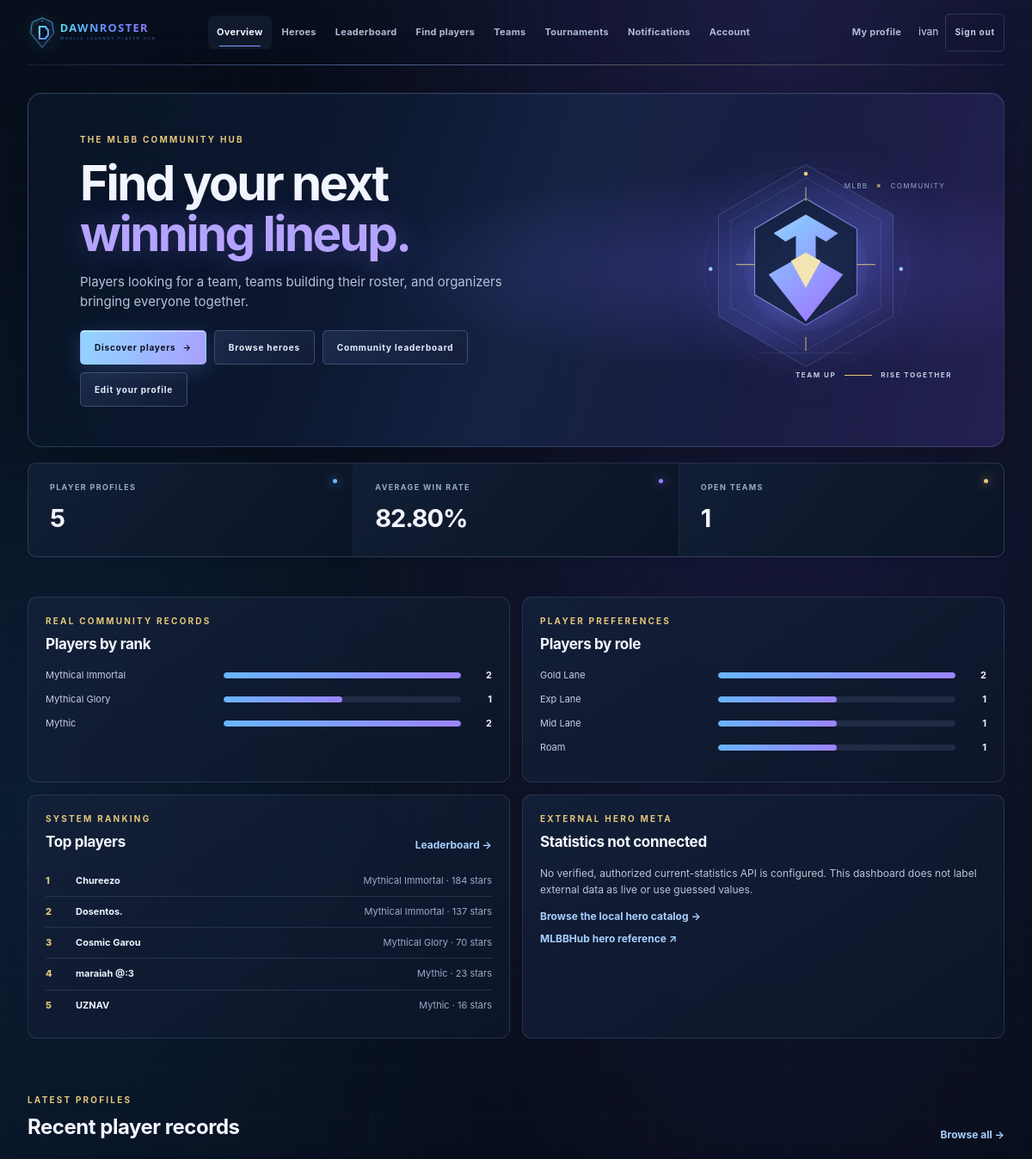
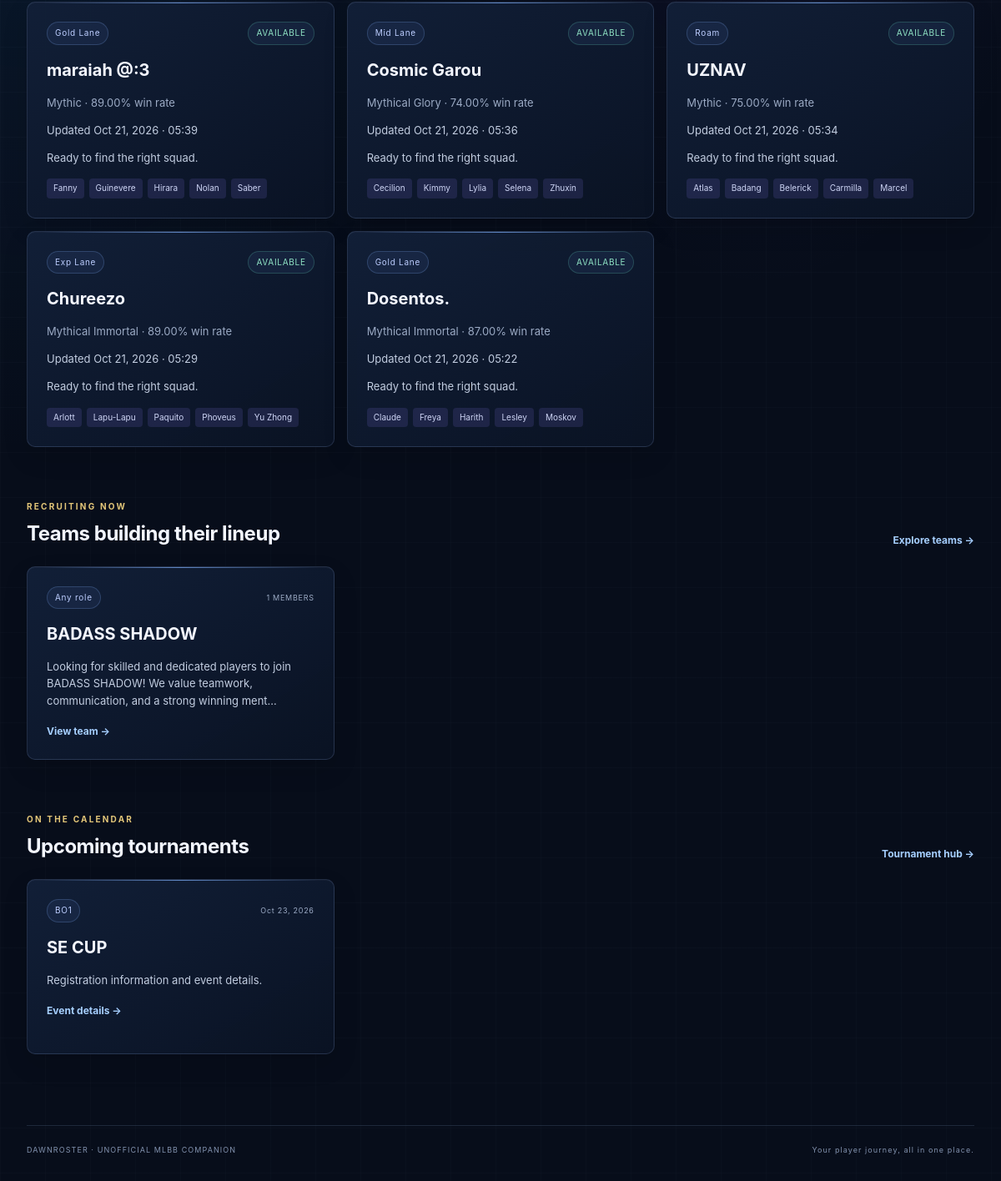
Screenshot of / (signed in) with the database file from the repository (2 pictures, top to bottom).
### myapp/models.py (models this page shows, shortened)
class Player(models.Model):
    owner = models.OneToOneField(
        settings.AUTH_USER_MODEL,
        related_name='player_profile',
        on_delete=models.CASCADE,
        null=True,
        blank=True,
    )
    player_id = models.BigIntegerField()
    server = models.IntegerField()
    ign = models.CharField(max_length=100)
    main_role = models.CharField(max_length=20)
    highest_rank = models.CharField(max_length=50)
    highest_stars = models.PositiveIntegerField(default=0)
    current_rank = models.CharField(max_length=50)
    current_stars = models.PositiveIntegerField(default=0)
    win_rate = models.DecimalField(max_digits=5, decimal_places=2)
    biography = models.TextField(blank=True, max_length=600)
    preferred_play_style = models.CharField(max_length=80, blank=True)
    available_for_team = models.BooleanField(default=True)
    main_heroes = models.ManyToManyField(
        'Hero',
        through='PlayerHero',
        related_name='players',
        blank=True,
    )
    updated_at = models.DateTimeField(auto_now=True)
    class Meta:
        ordering = ('ign',)
        constraints = [
            models.UniqueConstraint(
                fields=('player_id', 'server'),
                name='unique_player_id_per_server',
            ),
        ]

class Hero(models.Model):
    name = models.CharField(max_length=80, unique=True)
    role = models.CharField(max_length=20, blank=True)
    portrait = models.CharField(
        max_length=255,
        blank=True,
        help_text='Optional local static asset path; leave blank to use initials.',
    )
    portrait_url = models.URLField(
        blank=True,
        help_text='Optional Mobile Legends hero portrait URL; leave blank to use the local fallback.',
    )
    is_active = models.BooleanField(default=True)
    class Meta:
        ordering = ('name',)

class Team(models.Model):
    name = models.CharField(max_length=80, unique=True)
    description = models.TextField(blank=True, max_length=600)
    owner = models.ForeignKey(
        settings.AUTH_USER_MODEL,
        related_name='owned_teams',
        on_delete=models.PROTECT,
    )
    recruiting = models.BooleanField(default=True)
    preferred_role = models.CharField(max_length=20, blank=True)
    minimum_rank = models.CharField(max_length=50, blank=True)
    created_at = models.DateTimeField(auto_now_add=True)
    class Meta:
        ordering = ('name',)

class Tournament(models.Model):
    class Status(models.TextChoices):
        UPCOMING = 'upcoming', 'Upcoming'
        REGISTRATION_CLOSED = 'registration_closed', 'Registration closed'
        COMPLETED = 'completed', 'Completed'
    name = models.CharField(max_length=100)
    description = models.TextField(blank=True, max_length=2000)
    organizer = models.ForeignKey(
        settings.AUTH_USER_MODEL,
        related_name='organized_tournaments',
        on_delete=models.PROTECT,
    )
    starts_at = models.DateTimeField()
    registration_deadline = models.DateTimeField()
    format = models.CharField(max_length=60, blank=True)
    status = models.CharField(max_length=24, choices=Status.choices, default=Status.UPCOMING)
    teams = models.ManyToManyField(Team, through='TournamentEntry', related_name='tournaments', blank=True)
    created_at = models.DateTimeField(auto_now_add=True)
    class Meta:
        ordering = ('starts_at', 'name')

### myapp/views.py (the view)
# urls.py: path('', views.index, name='index'),
@login_required
def index(request):
    players = Player.objects.filter(
        owner__isnull=False,
        available_for_team=True,
    ).select_related('owner').prefetch_related('main_heroes').order_by('-updated_at', 'ign')
    teams = Team.objects.filter(recruiting=True).select_related('owner').prefetch_related('memberships')
    tournaments = Tournament.objects.exclude(status=Tournament.Status.COMPLETED)
    avg_win_rate = players.filter(
        win_rate__gte=0,
        win_rate__lte=100,
    ).aggregate(avg_win_rate=Avg('win_rate'))['avg_win_rate'] or 0
    rank_distribution = list(
        players.values('current_rank').annotate(total=Count('pk')).order_by(
            _rank_order_expression().desc()
        )
    )
    role_distribution = list(
        players.values('main_role').annotate(total=Count('pk')).order_by('-total', 'main_role')
    )
    for distribution in (rank_distribution, role_distribution):
        max_count = max((item['total'] for item in distribution), default=0)
        for item in distribution:
            item['percentage'] = round(item['total'] / max_count * 100) if max_count else 0
    top_ranked_players = Player.objects.filter(
        owner__isnull=False,
        available_for_team=True,
    ).select_related('owner').order_by(
        _rank_order_expression().desc(),
        '-current_stars',
        '-win_rate',
        'ign',
    )[:5]
    legacy_players = Player.objects.none()
    if UserProfile.objects.filter(user=request.user, is_team_staff=True).exists():
        legacy_players = Player.objects.filter(
            owner__isnull=True,
            available_for_team=True,
        ).order_by('-updated_at', 'ign')[:6]
    return render(request, 'dashboard.html', {
        'players': players[:6],
        'legacy_players': legacy_players,
        'teams': teams[:6],
        'tournaments': tournaments[:4],
        'total_players': players.count(),
        'total_teams': teams.count(),
        'avg_win_rate': avg_win_rate,
        'rank_distribution': rank_distribution,
        'role_distribution': role_distribution,
        'top_ranked_players': top_ranked_players,
        'my_player': Player.objects.filter(owner=request.user).first(),
    })

### templates/dashboard.html (shortened to what this page needs)
{% extends 'community/base.html' %}
{% load static %}
{% block content %}
<section class="hero">
    <div class="hero-text">
        <p class="eyebrow">THE MLBB COMMUNITY HUB</p>
        <h1>Find your next<br><span>winning lineup.</span></h1>
        <p>Players looking for a team, teams building their roster, and organizers bringing everyone together.</p>
        <div class="hero-actions">
            <a class="button button-primary" href="{% url 'player-discovery' %}">Discover players <span aria-hidden="true">→</span></a>
            <a class="button button-outline" href="{% url 'hero-catalog' %}">Browse heroes</a>
            <a class="button button-outline" href="{% url 'player-leaderboard' %}">Community leaderboard</a>
            {% if my_player %}<a class="button button-outline" href="{% url 'player-profile' %}">Edit your profile</a>
            {% else %}<a class="button button-outline" href="{% url 'player-profile' %}">Create player profile</a>{% endif %}
        </div>
    </div>
    <div class="hero-visual" aria-hidden="true">
        <img class="hero-crest" src="{% static 'myapp/arena-crest.svg' %}" alt="">
        <div class="hero-visual-label"><span>TEAM UP</span><i></i><span>RISE TOGETHER</span></div>
        <div class="hero-visual-index">MLBB <b>×</b> COMMUNITY</div>
    </div>
</section>
<section class="stats-row" aria-label="Community overview">
    <article class="stat"><span>PLAYER PROFILES</span><strong>{{ total_players }}</strong></article>
    <article class="stat"><span>AVERAGE WIN RATE</span><strong>{{ avg_win_rate|floatformat:2 }}%</strong></article>
    <article class="stat"><span>OPEN TEAMS</span><strong>{{ total_teams }}</strong></article>
</section>
<section class="analytics-grid" aria-label="Community analytics">
    <article class="analytics-panel">
        <div class="section-title"><div><p class="eyebrow">REAL COMMUNITY RECORDS</p><h2>Players by rank</h2></div></div>
        {% for item in rank_distribution %}
            <div class="distribution-row"><span>{{ item.current_rank }}</span><div class="distribution-track" role="img" aria-label="{{ item.total }} player{{ item.total|pluralize }}"><i style="width: {{ item.percentage }}%"></i></div><strong>{{ item.total }}</strong></div>
        {% empty %}<p class="muted">No opted-in player profiles yet.</p>{% endfor %}
    </article>
    <article class="analytics-panel">
        <div class="section-title"><div><p class="eyebrow">PLAYER PREFERENCES</p><h2>Players by role</h2></div></div>
        {% for item in role_distribution %}
            <div class="distribution-row"><span>{{ item.main_role }}</span><div class="distribution-track" role="img" aria-label="{{ item.total }} player{{ item.total|pluralize }}"><i style="width: {{ item.percentage }}%"></i></div><strong>{{ item.total }}</strong></div>
        {% empty %}<p class="muted">No opted-in player profiles yet.</p>{% endfor %}
    </article>
    <article class="analytics-panel">
        <div class="section-title"><div><p class="eyebrow">SYSTEM RANKING</p><h2>Top players</h2></div><a class="text-link" href="{% url 'player-leaderboard' %}">Leaderboard →</a></div>
        {% for player in top_ranked_players %}
            <div class="top-player-row"><span class="top-player-rank">{{ forloop.counter }}</span><strong>{{ player.ign }}</strong><span>{{ player.current_rank }} · {{ player.current_stars }} stars</span></div>
        {% empty %}<p class="muted">Opted-in player profiles will appear here.</p>{% endfor %}
    </article>
    <article class="analytics-panel meta-unavailable">
        <div class="section-title"><div><p class="eyebrow">EXTERNAL HERO META</p><h2>Statistics not connected</h2></div></div>
        <p>No verified, authorized current-statistics API is configured. This dashboard does not label external data as live or use guessed values.</p>
        <a class="text-link" href="{% url 'hero-catalog' %}">Browse the local hero catalog →</a>
        <a class="text-link" href="https://mlbbhub.com/heroes" target="_blank" rel="noopener noreferrer">MLBBHub hero reference ↗</a>
    </article>
</section>
<section class="content-section">
    <div class="section-title"><div><p class="eyebrow">LATEST PROFILES</p><h2>Recent player records</h2></div><a class="text-link" href="{% url 'player-discovery' %}">Browse all →</a></div>
    <div class="card-grid">
        {% for player in players %}
            <article class="community-card">
                <div class="card-overline"><span class="role-chip">{{ player.main_role }}</span><span class="availability">AVAILABLE</span></div>
                <h3>{{ player.ign }}</h3>
                <p class="muted">{{ player.current_rank }} · {{ player.win_rate }}% win rate</p>
                <p class="record-updated">Updated {{ player.updated_at|date:"M j, Y · H:i" }}</p>
                <p>{{ player.biography|default:"Ready to find the right squad."|truncatechars:120 }}</p>
                <div class="hero-tags">{% for hero in player.main_heroes.all %}<span>{{ hero.name }}</span>{% endfor %}</div>
            </article>
        {% empty %}
            <div class="empty-state"><h3>Start the player board</h3><p>Create your player profile and choose your five main heroes to become discoverable.</p><a class="text-link" href="{% url 'player-profile' %}">Create your profile →</a></div>
        {% endfor %}
    </div>
</section>
<section class="content-section">
    <div class="section-title"><div><p class="eyebrow">RECRUITING NOW</p><h2>Teams building their lineup</h2></div><a class="text-link" href="{% url 'teams' %}">Explore teams →</a></div>
    <div class="card-grid">
        {% for team in teams %}
            <article class="community-card team-card"><div class="card-overline"><span class="role-chip">{{ team.preferred_role|default:"Any role" }}</span><span>{{ team.memberships.count }} MEMBERS</span></div><h3>{{ team.name }}</h3><p>{{ team.description|default:"A team looking for its next teammate."|truncatechars:125 }}</p><a class="text-link" href="{% url 'team-detail' team.pk %}">View team →</a></article>
        {% empty %}<div class="empty-state"><h3>No recruiting teams yet</h3><p>Create a team profile to start building your lineup.</p><a class="text-link" href="{% url 'teams' %}">Create a team →</a></div>{% endfor %}
    </div>
</section>
<section class="content-section">
    <div class="section-title"><div><p class="eyebrow">ON THE CALENDAR</p><h2>Upcoming tournaments</h2></div><a class="text-link" href="{% url 'tournaments' %}">Tournament hub →</a></div>
    <div class="card-grid">
        {% for tournament in tournaments %}<article class="community-card"><div class="card-overline"><span class="role-chip">{{ tournament.format|default:"MLBB tournament" }}</span><span>{{ tournament.starts_at|date:"M j, Y" }}</span></div><h3>{{ tournament.name }}</h3><p>{{ tournament.description|default:"Registration information and event details."|truncatechars:120 }}</p><a class="text-link" href="{% url 'tournament-detail' tournament.pk %}">Event details →</a></article>
        {% empty %}<div class="empty-state"><h3>No tournaments published</h3><p>Organizers can publish a tournament with real registration and team entries.</p><a class="text-link" href="{% url 'tournaments' %}">Open tournaments →</a></div>{% endfor %}
    </div>
</section>
{% endblock %}

### templates/community/base.html (shortened to what this page needs)
{% load static %}
<!DOCTYPE html>
<html lang="en" data-theme="dark">
<head>
    <link rel="stylesheet" href="{% static 'myapp/theme.css' %}">
    <link rel="stylesheet" href="{% static 'myapp/community.css' %}?v=3">
</head>
<body>
    <div class="app-shell">
        <header class="site-header">
            <a class="site-brand" href="{% url 'index' %}" aria-label="DawnRoster home">
                <img class="site-logo" src="{% static 'myapp/dawnroster-logo.svg' %}" alt="DawnRoster — Mobile Legends Player Hub" width="400" height="80">
            </a>
            <nav class="site-nav" aria-label="Main navigation">
                <a href="{% url 'index' %}" {% if request.resolver_match.url_name == 'index' %}aria-current="page"{% endif %}>Overview</a>
                <a href="{% url 'hero-catalog' %}" {% if request.resolver_match.url_name == 'hero-catalog' or request.resolver_match.url_name == 'hero-detail' %}aria-current="page"{% endif %}>Heroes</a>
                <a href="{% url 'player-leaderboard' %}" {% if request.resolver_match.url_name == 'player-leaderboard' %}aria-current="page"{% endif %}>Leaderboard</a>
                <a href="{% url 'player-discovery' %}" {% if request.resolver_match.url_name == 'player-discovery' %}aria-current="page"{% endif %}>Find players</a>
                <a href="{% url 'teams' %}" {% if request.resolver_match.url_name == 'teams' or request.resolver_match.url_name == 'team-detail' or request.resolver_match.url_name == 'team-edit' %}aria-current="page"{% endif %}>Teams</a>
                <a href="{% url 'tournaments' %}" >Tournaments</a>
                <a href="{% url 'notifications' %}" {% if request.resolver_match.url_name == 'notifications' %}aria-current="page"{% endif %}>Notifications</a>
                <a href="{% url 'account-settings' %}" {% if request.resolver_match.url_name == 'account-settings' or request.resolver_match.url_name == 'password-change' %}aria-current="page"{% endif %}>Account</a>
            </nav>
            <div class="site-account">
                <a class="nav-profile" href="{% url 'player-profile' %}" {% if request.resolver_match.url_name == 'player-profile' %}aria-current="page"{% endif %}>My profile</a>
                <span>{{ request.user.username }}</span>
                <form method="post" action="{% url 'logout' %}">
                    <button class="button button-quiet" type="submit">Sign out</button>
                </form>
            </div>
        </header>
        <main class="page-content">{% block content %}{% endblock %}</main>
        <footer class="site-footer">
            <span>DAWNROSTER &middot; UNOFFICIAL MLBB COMPANION</span>
            <span>Your player journey, all in one place.</span>
        </footer>
    </div>
</body>
</html>

### rows the page displays
Player: current_rank "Mythical Immortal", {{ item.percentage }} 100 (drawn), total "2", main_role "Gold Lane", ign "Dosentos.", current_stars "137", win_rate "87.00", updated_at "Oct 21, 2026 · 05:22", biography "Ready to find the right squad."
Player: current_rank "Mythical Glory", {{ item.percentage }} 50 (drawn), total "1", ign "Cosmic Garou", current_stars "70", main_role "Mid Lane", win_rate "74.00", updated_at "Oct 21, 2026 · 05:36", biography "Ready to find the right squad."
Player: ign "Chureezo", current_rank "Mythical Immortal", current_stars "184", main_role "Exp Lane", win_rate "89.00", updated_at "Oct 21, 2026 · 05:29", biography "Ready to find the right squad."
Player: ign "maraiah @:3", current_rank "Mythic", current_stars "23", main_role "Gold Lane", win_rate "89.00", updated_at "Oct 21, 2026 · 05:39", biography "Ready to find the right squad."
Player: ign "UZNAV", current_rank "Mythic", current_stars "16", main_role "Roam", win_rate "75.00", updated_at "Oct 21, 2026 · 05:34", biography "Ready to find the right squad."
Hero: name "Fanny"
Hero: name "Guinevere"
Hero: name "Hirara"
Hero: name "Nolan"
Hero: name "Saber"
Hero: name "Cecilion"
Hero: name "Kimmy"
Hero: name "Lylia"
Hero: name "Selena"
Hero: name "Zhuxin"
Hero: name "Atlas"
Hero: name "Badang"
Hero: name "Belerick"
Hero: name "Carmilla"
Hero: name "Marcel"
Hero: name "Arlott"
Hero: name "Lapu-Lapu"
Hero: name "Paquito"
Hero: name "Phoveus"
Hero: name "Yu Zhong"
Hero: name "Claude"
Hero: name "Freya"
Hero: name "Harith"
Hero: name "Lesley"
Hero: name "Moskov"
Team: preferred_role "Any role", memberships.count "1", name "BADASS SHADOW", description "Looking for skilled and dedicated players to join BADASS SHADOW! We value teamwork, communication, and a strong winning ment…"
Tournament: format "BO1", starts_at "Oct 23, 2026", name "SE CUP", description "Registration information and event details."

### other values shown
{{ request.user.username }} "ivan"
{{ total_players }} "5"
{{ avg_win_rate|floatformat:2 }} "82.80"
{{ total_teams }} "1"
{{ item.current_rank }} "Mythic"
{{ item.total }} "2"
{{ item.main_role }} "Exp Lane" "Mid Lane" "Roam"
{{ item.total }} "1" "1" "1"
